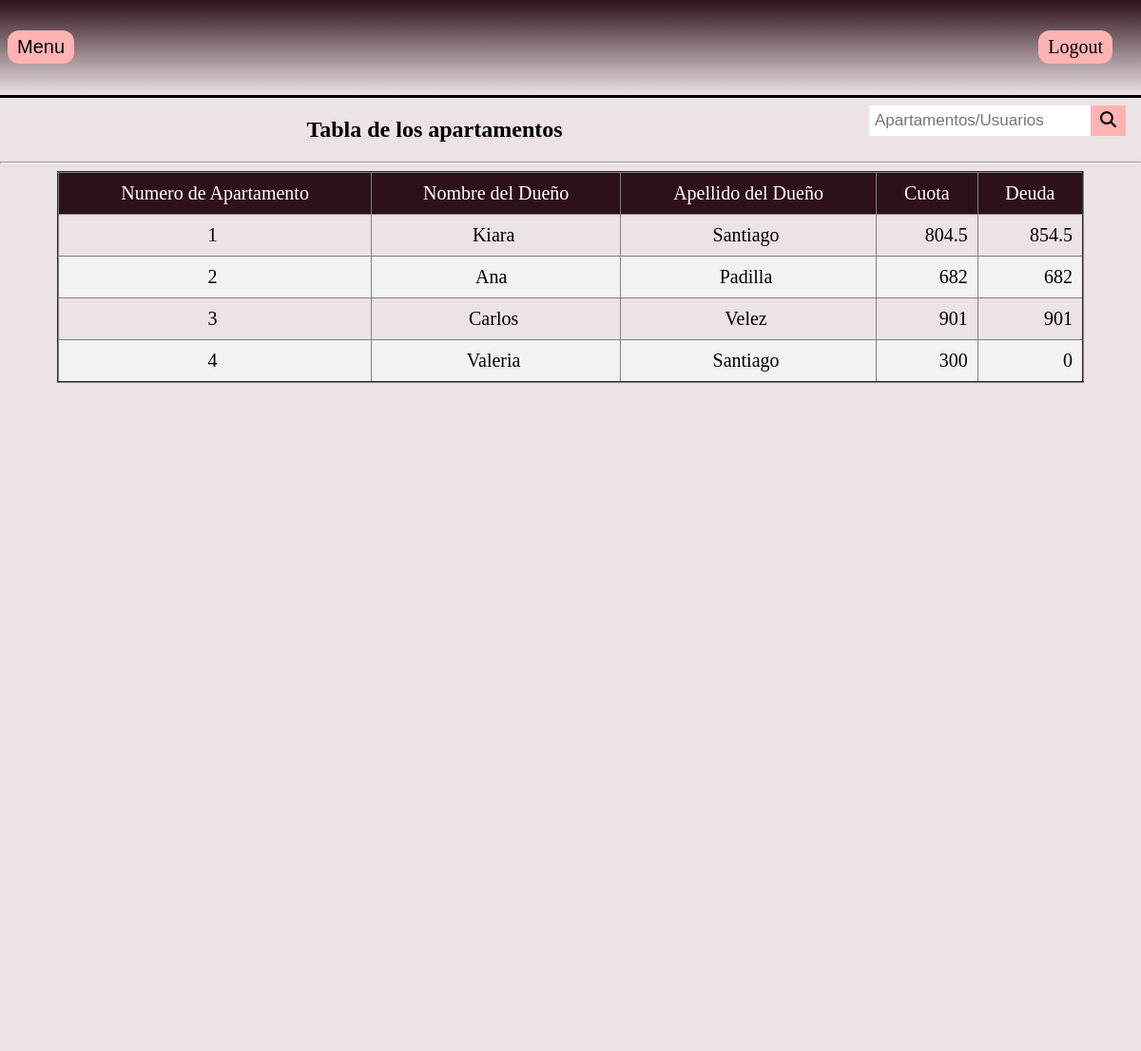
/verResidentes.php (signed in), run on the app's committed database.
### tables this page shows
CREATE TABLE `apartamentos` (
  `IdApartamento` int(11) NOT NULL,
  `NumApartamento` varchar(500) NOT NULL,
  `NombreDueno` varchar(50) NOT NULL,
  `ApellidoDueno` varchar(50) NOT NULL,
  `DireccionPostal` varchar(100) NOT NULL,
  `Sexo` varchar(1) NOT NULL,
  `EmailDueno` varchar(50) NOT NULL,
  `Telefono` varchar(20) NOT NULL,
  `TelefonoAlterno` varchar(20) NOT NULL,
  `Cuota` double NOT NULL,
  `Deuda` double NOT NULL,
  `Comentarios` varchar(500) NOT NULL
);

### verResidentes.php (the view, shortened to what this page needs)
<?php
include("adminheader.php");
?>
<?php
include'dbconnect.php';
$result = mysqli_query($db,"SELECT * FROM apartamentos");
?>
<!DOCTYPE html>
<html>
<head>
	<link rel="stylesheet" href="styles.css">
	</head>
<body class="maincontent">
<div class="topnav">
  <div class="search-container">
    <form action="search.php" method="GET">
      <input type="text"  name="search" placeholder="Apartamentos/Usuarios" required value="<?php if(isset($_GET['search'])){echo $_GET['search'];} ?>" >
      <button type="submit" name="enviar" value="Busqueda"><i class="fa fa-search"></i></button>
    </form>
</div></div>
	<h2 class="add_data">Tabla de los apartamentos </h2>
	<hr class="break">
<div class="values">
<div class="board">
<div class="dbtables">
<table border= "2" class="tablasInsertar">
<thead>
	<tr>
		<td> Numero de Apartamento</td>
		<td> Nombre del Dueño</td>
		<td> Apellido del Dueño </td>
		<td> Cuota </td>
		<td> Deuda </td>
	</tr>
</thead>
<?php
while($row = mysqli_fetch_array($result)){
	?>
      <td><?php echo $row["NumApartamento"];?> </td>
    <td><?php echo $row["NombreDueno"];?> </td>
    <td><?php echo $row["ApellidoDueno"];?> </td>
	<td class= "derecha"> <?php echo $row["Cuota"];?></td>
	<td class= "derecha"> <?php echo ROUND($row["Deuda"],2);?></td>
<?php
} ?>
</table>
</div>
</div>
</div>
</body>
</html>

### adminheader.php (shortened to what this page needs)
<!DOCTYPE html>
<html>
	<head>
		<link rel="stylesheet" href="https://cdnjs.cloudflare.com/ajax/libs/font-awesome/6.2.0/css/all.min.css">
		<link href="styles.css" rel="stylesheet" type="text/css" />
	</head>
<body>
	<nav>
		<div class="header">
<div class="dropdown">
  <button class="dropbtn">Menu</button>
</div>
		<div class="navigation">
		<a href="logout.inc.php" > Logout</a>
		</div>
				<div class="nombreEmpresa">
				<a href="home.php" >Administrador de Condominio</a>
				</div>
			<div class="residentes">
		<a href="verResidentes.php" > Residentes</a>
		</div>
		</div>
	</nav>
	<div class="maincontent">

### styles.css (style rules this page uses)
.maincontent { margin: 0px; width:100%; height:100%; float:left; position:absolute; background-color: #ece3e4; }
.add_data { text-align: center; }
.tablasInsertar { text-align: center; margin: 0 auto; }
.header { width:auto; height: 100px; background: linear-gradient(#2D101A, #ece3e4); border-bottom-width:3px; border-bottom-color:#000; border-bottom-style:solid; }
.nombreEmpresa { float:right; text-align:center; padding: 6px 10px; margin-right:60px; margin-top:32px; color: black; font-size: 30px; border: none; cursor: pointer; position: center; width: 1100px; height: 900px; }
.nombreEmpresa a { outline: none; text-decoration: none; color: black; }
.navigation { float:right; font-size:26px; text-align:center; padding: 6px 10px; margin-right:30px; margin-top:32px; background-color: #ffb3b3; color: black; font-size: 20px; border: none; cursor: pointer; border-radius: 12px; position: center; }
.navigation a { color:black; text-decoration: none; }
.residentes { float:right; text-align:center; padding: 6px 10px; margin-top:32px; background-color: #ffb3b3; color: white; font-size: 20px; border: none; cursor: pointer; border-radius: 12px; }
.residentes a { outline: none; text-decoration: none; color: black; }
table { border-collapse: collapse; width: 90%; font-size: 20px; }
th, td { padding: 10px; }
.derecha { text-align: right; }
thead { background-color: #2D101A; color: white; }
.dropbtn { background-color: #ffb3b3; color: black; font-size: 20px; border: none; padding: 6px 10px; margin-right:30px; margin-top:32px; border-radius: 12px; }
.dropdown { position: absolute; display: inline-block; }
.topnav .search-container { float: right; }
.topnav input[type=text] { padding: 6px; margin-top: 8px; font-size: 17px; border: none; }
.topnav .search-container button { float: right; padding: 6px 10px; margin-top: 8px; margin-right: 16px; background: #ffb3b3; font-size: 17px; border: none; cursor: pointer; }

### data on the page
apartamentos: NumApartamento "1", NombreDueno "Kiara", ApellidoDueno "Santiago", Cuota "804.5", Deuda "854.5"
apartamentos: NumApartamento "2", NombreDueno "Ana", ApellidoDueno "Padilla", Cuota "682", Deuda "682"
apartamentos: NumApartamento "3", NombreDueno "Carlos", ApellidoDueno "Velez", Cuota "901", Deuda "901"
apartamentos: NumApartamento "4", NombreDueno "Valeria", ApellidoDueno "Santiago", Cuota "300", Deuda "0"
